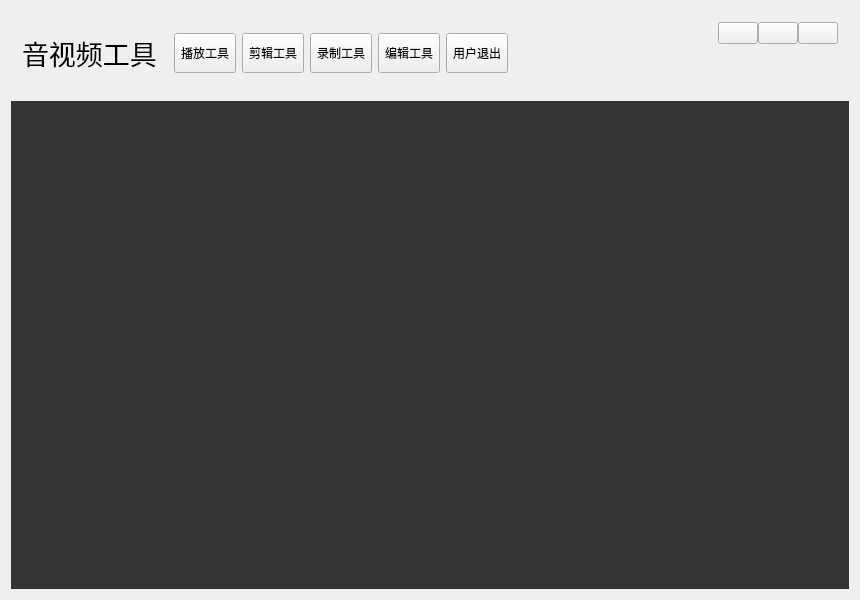
<?xml version="1.0" encoding="UTF-8"?>
<ui version="4.0">
 <class>MainFrame</class>
 <widget class="QWidget" name="MainFrame">
  <property name="geometry">
   <rect>
    <x>0</x>
    <y>0</y>
    <width>860</width>
    <height>600</height>
   </rect>
  </property>
  <property name="windowTitle">
   <string>VideoUI</string>
  </property>
  <layout class="QGridLayout" name="gridLayout_2">
   <item row="1" column="0">
    <widget class="QStackedWidget" name="stackedWidget">
     <property name="styleSheet">
      <string notr="true">#pagePlayer
{	
	background-color: rgb(53, 53, 53);
}
#pageCut
{	
	background-color: rgb(53, 53, 53);
}
#pageRecord
{	
	background-color: rgb(53, 53, 53);
}
#pageEdit
{	
	background-color: rgb(53, 53, 53);
}</string>
     </property>
     <property name="currentIndex">
      <number>2</number>
     </property>
     <widget class="PlayerUI" name="pagePlayer">
      <property name="styleSheet">
       <string notr="true"/>
      </property>
     </widget>
     <widget class="PlayerUI" name="pageCut"/>
     <widget class="RecorderUI" name="pageRecord"/>
     <widget class="PlayerUI" name="pageEdit"/>
    </widget>
   </item>
   <item row="0" column="0">
    <widget class="QWidget" name="title" native="true">
     <property name="sizePolicy">
      <sizepolicy hsizetype="Preferred" vsizetype="Fixed">
       <horstretch>0</horstretch>
       <verstretch>0</verstretch>
      </sizepolicy>
     </property>
     <layout class="QHBoxLayout" name="horizontalLayout_2">
      <item>
       <widget class="QLabel" name="titlename">
        <property name="font">
         <font>
          <family>黑体</family>
          <pointsize>20</pointsize>
         </font>
        </property>
        <property name="text">
         <string>音视频工具</string>
        </property>
        <property name="textFormat">
         <enum>Qt::PlainText</enum>
        </property>
       </widget>
      </item>
      <item>
       <widget class="QWidget" name="toolbtnwidget" native="true">
        <property name="sizePolicy">
         <sizepolicy hsizetype="Expanding" vsizetype="Preferred">
          <horstretch>0</horstretch>
          <verstretch>0</verstretch>
         </sizepolicy>
        </property>
        <layout class="QHBoxLayout" name="horizontalLayout">
         <item>
          <widget class="QToolButton" name="btnPlayer">
           <property name="enabled">
            <bool>true</bool>
           </property>
           <property name="sizePolicy">
            <sizepolicy hsizetype="Fixed" vsizetype="Expanding">
             <horstretch>0</horstretch>
             <verstretch>0</verstretch>
            </sizepolicy>
           </property>
           <property name="text">
            <string>播放工具</string>
           </property>
           <property name="icon">
            <iconset resource="VideoUI.qrc">
             <normaloff>:/images/images/main_play.png</normaloff>:/images/images/main_play.png</iconset>
           </property>
           <property name="toolButtonStyle">
            <enum>Qt::ToolButtonTextUnderIcon</enum>
           </property>
          </widget>
         </item>
         <item>
          <widget class="QToolButton" name="btnCut">
           <property name="sizePolicy">
            <sizepolicy hsizetype="Fixed" vsizetype="Expanding">
             <horstretch>0</horstretch>
             <verstretch>0</verstretch>
            </sizepolicy>
           </property>
           <property name="text">
            <string>剪辑工具</string>
           </property>
           <property name="icon">
            <iconset resource="VideoUI.qrc">
             <normaloff>:/images/images/btn_cut.png</normaloff>:/images/images/btn_cut.png</iconset>
           </property>
           <property name="toolButtonStyle">
            <enum>Qt::ToolButtonTextUnderIcon</enum>
           </property>
          </widget>
         </item>
         <item>
          <widget class="QToolButton" name="btnRecord">
           <property name="sizePolicy">
            <sizepolicy hsizetype="Fixed" vsizetype="Expanding">
             <horstretch>0</horstretch>
             <verstretch>0</verstretch>
            </sizepolicy>
           </property>
           <property name="text">
            <string>录制工具</string>
           </property>
           <property name="icon">
            <iconset resource="VideoUI.qrc">
             <normaloff>:/images/images/btn_record.png</normaloff>:/images/images/btn_record.png</iconset>
           </property>
           <property name="toolButtonStyle">
            <enum>Qt::ToolButtonTextUnderIcon</enum>
           </property>
          </widget>
         </item>
         <item>
          <widget class="QToolButton" name="btnEdit">
           <property name="sizePolicy">
            <sizepolicy hsizetype="Fixed" vsizetype="Expanding">
             <horstretch>0</horstretch>
             <verstretch>0</verstretch>
            </sizepolicy>
           </property>
           <property name="text">
            <string>编辑工具</string>
           </property>
           <property name="icon">
            <iconset resource="VideoUI.qrc">
             <normaloff>:/images/images/main_edit.png</normaloff>:/images/images/main_edit.png</iconset>
           </property>
           <property name="toolButtonStyle">
            <enum>Qt::ToolButtonTextUnderIcon</enum>
           </property>
          </widget>
         </item>
         <item>
          <widget class="QToolButton" name="btnExit">
           <property name="sizePolicy">
            <sizepolicy hsizetype="Fixed" vsizetype="Expanding">
             <horstretch>0</horstretch>
             <verstretch>0</verstretch>
            </sizepolicy>
           </property>
           <property name="text">
            <string>用户退出</string>
           </property>
           <property name="icon">
            <iconset resource="VideoUI.qrc">
             <normaloff>:/images/images/main_exit.png</normaloff>:/images/images/main_exit.png</iconset>
           </property>
           <property name="toolButtonStyle">
            <enum>Qt::ToolButtonTextUnderIcon</enum>
           </property>
          </widget>
         </item>
        </layout>
       </widget>
      </item>
      <item>
       <spacer name="horizontalSpacer">
        <property name="orientation">
         <enum>Qt::Horizontal</enum>
        </property>
        <property name="sizeType">
         <enum>QSizePolicy::Expanding</enum>
        </property>
        <property name="sizeHint" stdset="0">
         <size>
          <width>40</width>
          <height>20</height>
         </size>
        </property>
       </spacer>
      </item>
      <item>
       <widget class="QWidget" name="menuwidget" native="true">
        <property name="minimumSize">
         <size>
          <width>30</width>
          <height>0</height>
         </size>
        </property>
        <layout class="QGridLayout" name="gridLayout">
         <property name="leftMargin">
          <number>0</number>
         </property>
         <property name="topMargin">
          <number>0</number>
         </property>
         <property name="rightMargin">
          <number>0</number>
         </property>
         <property name="bottomMargin">
          <number>0</number>
         </property>
         <property name="spacing">
          <number>0</number>
         </property>
         <item row="0" column="2">
          <widget class="QPushButton" name="btnmenu_close">
           <property name="sizePolicy">
            <sizepolicy hsizetype="Minimum" vsizetype="Expanding">
             <horstretch>0</horstretch>
             <verstretch>0</verstretch>
            </sizepolicy>
           </property>
           <property name="minimumSize">
            <size>
             <width>30</width>
             <height>0</height>
            </size>
           </property>
           <property name="text">
            <string/>
           </property>
          </widget>
         </item>
         <item row="0" column="0">
          <widget class="QPushButton" name="btnmenu_min">
           <property name="sizePolicy">
            <sizepolicy hsizetype="Minimum" vsizetype="Expanding">
             <horstretch>0</horstretch>
             <verstretch>0</verstretch>
            </sizepolicy>
           </property>
           <property name="minimumSize">
            <size>
             <width>30</width>
             <height>0</height>
            </size>
           </property>
           <property name="text">
            <string/>
           </property>
          </widget>
         </item>
         <item row="1" column="1">
          <spacer name="verticalSpacer">
           <property name="orientation">
            <enum>Qt::Vertical</enum>
           </property>
           <property name="sizeHint" stdset="0">
            <size>
             <width>20</width>
             <height>40</height>
            </size>
           </property>
          </spacer>
         </item>
         <item row="0" column="1">
          <widget class="QPushButton" name="btnmenu_max">
           <property name="sizePolicy">
            <sizepolicy hsizetype="Minimum" vsizetype="Expanding">
             <horstretch>0</horstretch>
             <verstretch>0</verstretch>
            </sizepolicy>
           </property>
           <property name="minimumSize">
            <size>
             <width>30</width>
             <height>0</height>
            </size>
           </property>
           <property name="text">
            <string/>
           </property>
          </widget>
         </item>
        </layout>
       </widget>
      </item>
     </layout>
    </widget>
   </item>
  </layout>
 </widget>
 <layoutdefault spacing="6" margin="11"/>
 <customwidgets>
  <customwidget>
   <class>PlayerUI</class>
   <extends>QWidget</extends>
   <header>playerui.h</header>
   <container>1</container>
  </customwidget>
  <customwidget>
   <class>RecorderUI</class>
   <extends>QWidget</extends>
   <header>recorderui.h</header>
   <container>1</container>
  </customwidget>
 </customwidgets>
 <resources>
  <include location="VideoUI.qrc"/>
 </resources>
 <connections>
  <connection>
   <sender>btnmenu_close</sender>
   <signal>clicked()</signal>
   <receiver>MainFrame</receiver>
   <slot>close()</slot>
   <hints>
    <hint type="sourcelabel">
     <x>804</x>
     <y>29</y>
    </hint>
    <hint type="destinationlabel">
     <x>429</x>
     <y>299</y>
    </hint>
   </hints>
  </connection>
 </connections>
</ui>
